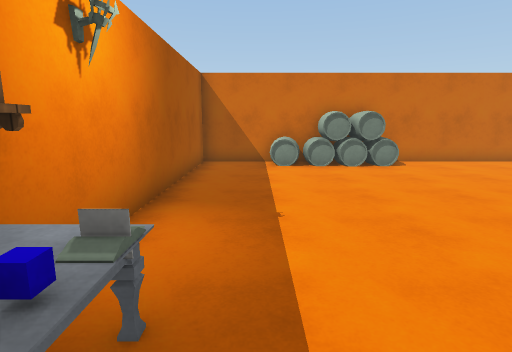
view 1 (above)

13 first-person views from a walk through a 3-D level made in the Unity game engine. The camera is 1.5 m above the floor, tilts 10° down and sees 80° across. The floor is counted in squares, 1 m on a side. Each view is taken from the middle of a square. On the plan, view 1 faces up. The plan holds only what a view shows up to about 15 squares ahead; the rest is blank. The player character is not drawn. Some animated figures are left out. Surface patterns are stand-ins for the level's own textures.

view 2
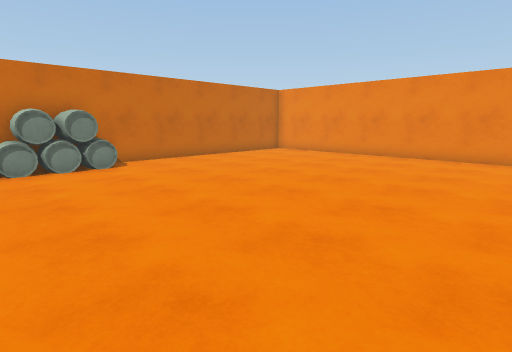

view 3
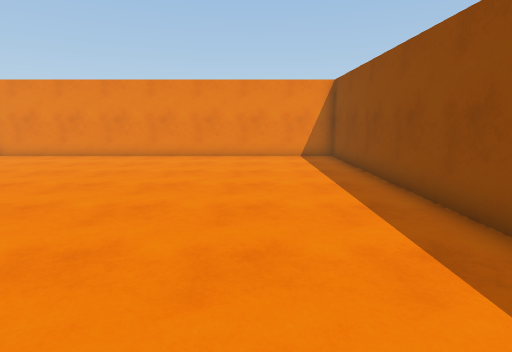

view 4
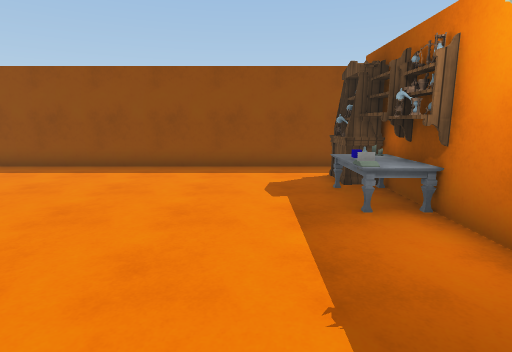

view 5
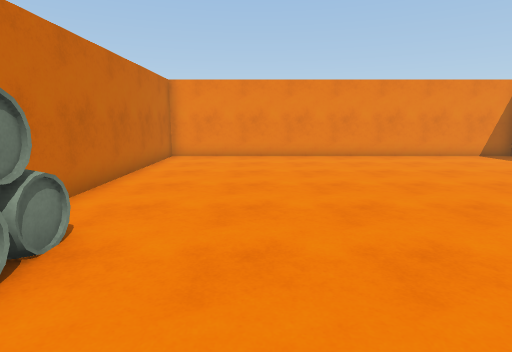

view 6
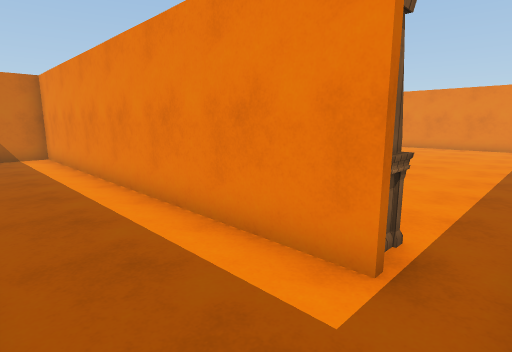

view 7
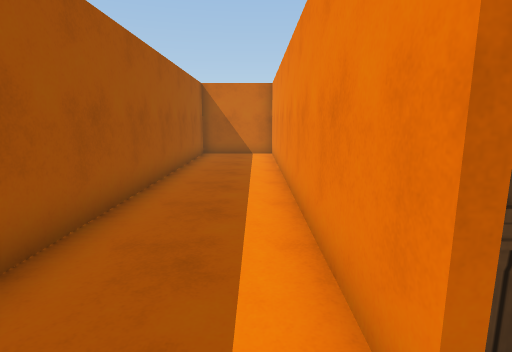

view 8
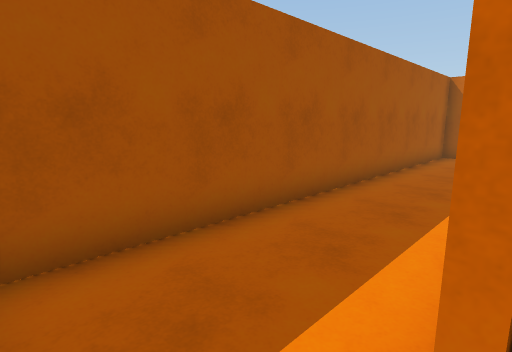

view 9
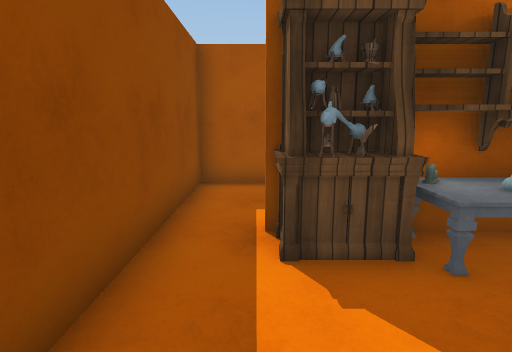

view 10
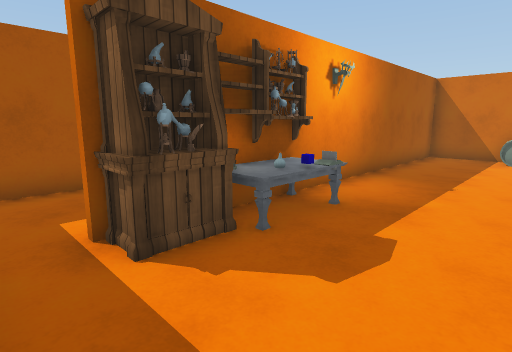

view 11
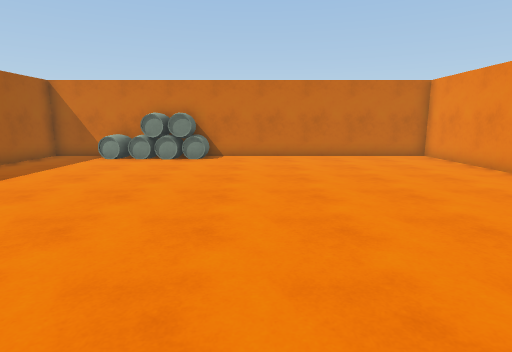

view 12
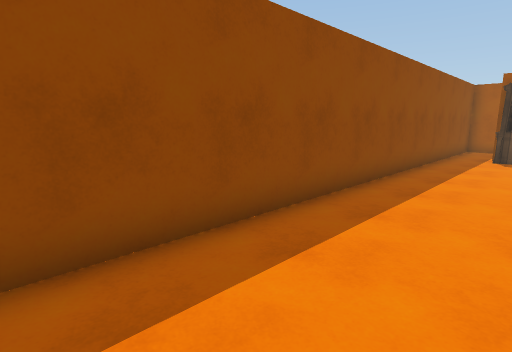

view 13
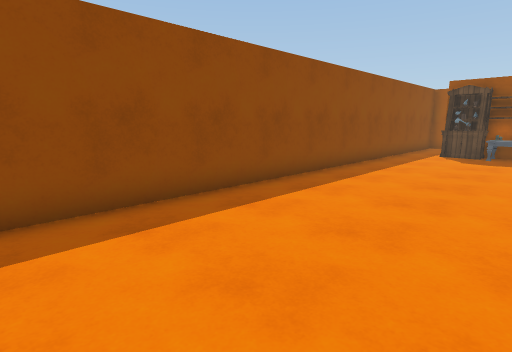

### Floor plan
Points are (right, up) in squares from view 1. A wall is a line through its corners. A room is listed if a view was taken in it or the views show most of it. See-through windows are left out.
Room 1 (views 1, 2, 3, 4, 5, 6, 7, 8, 9, 10, 11, 12, 13)
walls: (-2.2, 0.4) (-2.2, 11.8); (-2, 11.9) (-2, 0.4); (14.6, -3.4) (14.6, 11.7) (-5.5, 11.7) (-5.5, -3.4) (14.6, -3.4)
objects: other object (-2, -2) to (-1, -1); other object (-2, 0) to (-1, 0); other object (-1, 1); other object (-1, 2); other object (0, 1); other object (1, 11) to (5, 11)

Where each view was taken, in squares from view 1:
view 1: 0 up, 0 right, facing up
view 2: 0 up, 1 right, facing up-right
view 3: 0 up, 1 right, facing right
view 4: 7 up, 1 right, facing down
view 5: 8 up, 1 right, facing right
view 6: 3 down, 5 left, facing up-right
view 7: 3 down, 3 left, facing up
view 8: 3 down, 2 left, facing up-left
view 9: 2 down, 2 right, facing left
view 10: 3 down, 2 right, facing up-left
view 11: 2 down, 7 right, facing up
view 12: 0 up, 13 right, facing down-left
view 13: 2 up, 14 right, facing down-left
